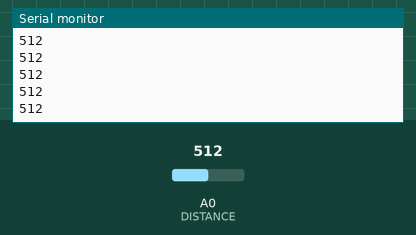
This sketch was run on a simulated Arduino Uno, built with avr-gcc and run on an emulated ATmega328P. Parts: the last lines printed to the serial monitor. The test bench sets the inputs (shaded band); at power-on: A0 (DISTANCE) = 512.

Above: at 1.3 s.
1.4 s: A0 (DISTANCE) set to 716
At 1.49 s:
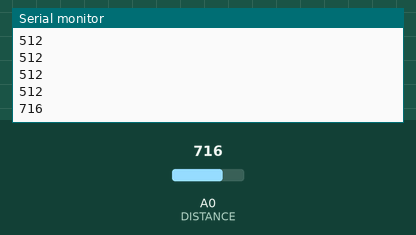
2.9 s: A0 (DISTANCE) set to 900
At 2.99 s:
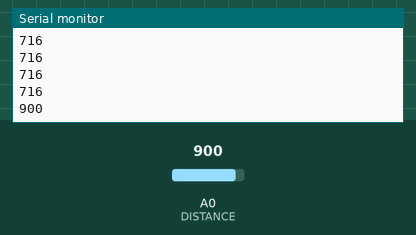
Timing chart, 0 to 5.9 s (numbered marks = the images above; inputs shaded):
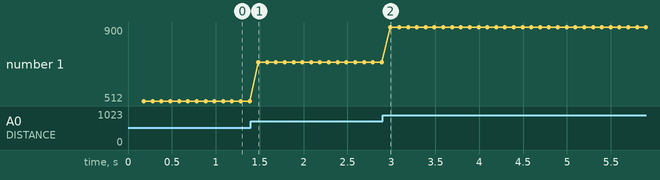

The sketch:

MB1200_test1.ino
```cpp
// 2018_06_06
//
// This code has been used with a MaxBotix Ultrasonic sensor
// MB1200 placed at 3.5m height, 1.5m away from the wall facing the floor.
//
// The sensor has been connected to the Arduino via a 10m ethernet cable
// w/o any problems.
//
// The sensor is being used in single trigger mode but eventually it will
// be used in "AN Output Commanded Loop" (see datasheet).
//
// CONNECTIONS:
// * connect pin GND of the sensor to Arduino GND;
// * connect pin VCC of the sensor to Arduino Vcc;
// * connect pin RX of the sensor to Arduino digital pin 2;
// * connect pin AN of the sensor to Arduino analog A0;

#define RX 6
#define DISTANCE A0

float vm = 0.0; // voltage measured
float vcm = 0.0049; // voltage per cm scaling
float Rcm = 0.0; // range in cm
// Rcm = (v * 0.00482813 ) / 0.0049;
// the same as havint Rcm = v directly


// SETUP /////////////////////////////////////////
void setup()
{
  // setup serial comm
  Serial.begin(9600);
  while(!Serial){};
  //Serial.println("Ready!");
  pinMode(RX, OUTPUT);

  // Wait 175ms at least for the ultrasonic
  // to be ready for ranging
  delay(180);
}


// LOOP //////////////////////////////////////////
void loop()
{
  //trigger (stay HIGH for at least 20us)
  digitalWrite(RX, HIGH);
  delayMicroseconds(22);
  digitalWrite(RX, LOW);

  int v = analogRead(DISTANCE);
  Serial.println(v);

  // make a reading every 99ms
  delay(100);
}

// to be used with the following Processing code
/*
// serial communication stuff
import processing.serial.*;
Serial myPort;
String myString = null;
String[] list;
boolean presence = false;
int value;
int lfcr = 10;

PFont font;

// import everything necessary to make sound.
import ddf.minim.*;
import ddf.minim.ugens.*;
Minim minim;
Oscil sineOsc;
AudioOutput out;


// SETUP ////////////////////////////////
void setup()
{
  size(800, 800);
  smooth();

  // serial stuff
  printArray(Serial.list());
  String port = Serial.list()[0];
  myPort = new Serial(this, port, 9600);

  value = 0;

  font = loadFont("Courier-Bold-240.vlw");
  textFont(font);
  textAlign(CENTER);

  // audio stuff
  minim = new Minim( this );
  out = minim.getLineOut( Minim.MONO, 2048 );
  sineOsc = new Oscil( 440, .5, Waves.SINE );

}

// DRAW /////////////////////////////////
void draw() {
  read();
  if(presence)
  {
    background(255, 0, 0);
    fill(0);
    text(value, width/2, height/2);
  }
  else
  {
    background(0);
    fill(255);
    text(value, width/2, height/2);
  }
}

// READ values from Serial //////////////
void read()
{
  while (myPort.available() > 0) {
    myString = myPort.readStringUntil('\n');
    if (myString != null) {
      //print(myString);
      //println( myString.indexOf('\n') );
      value = int(myString.substring(0, myString.indexOf('\n')-1));
      //println(value);
      if(value < 200)
      {
        if(!presence) {
          presence = true;
          sineOsc.patch( out );
        }
      }
      else
      {
        if(presence) {
          presence = false;
          sineOsc.unpatch( out );
        }
      }
    }
  }
}
*/
```

Measured:
- after the input at 1.4 s, the serial monitor: prints a new line after 0.08 s (image 1)
- after the input at 2.9 s, the serial monitor: prints a new line after 0.09 s (image 2)
- plotted number 1: 512 → 716 after the input at 1.4 s, 716 → 900 after the input at 2.9 s
